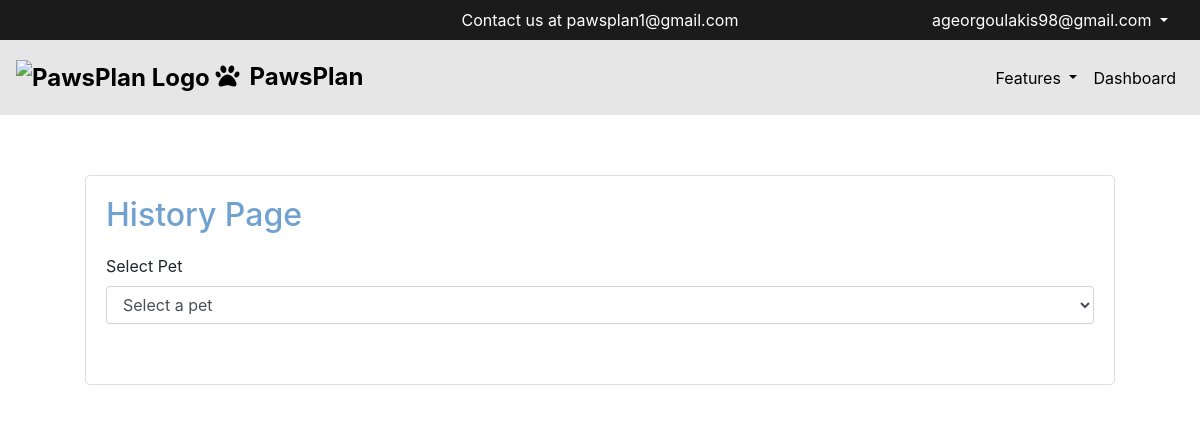
Page /history_page?pet_id=1 (signed in) on the earlier database version.
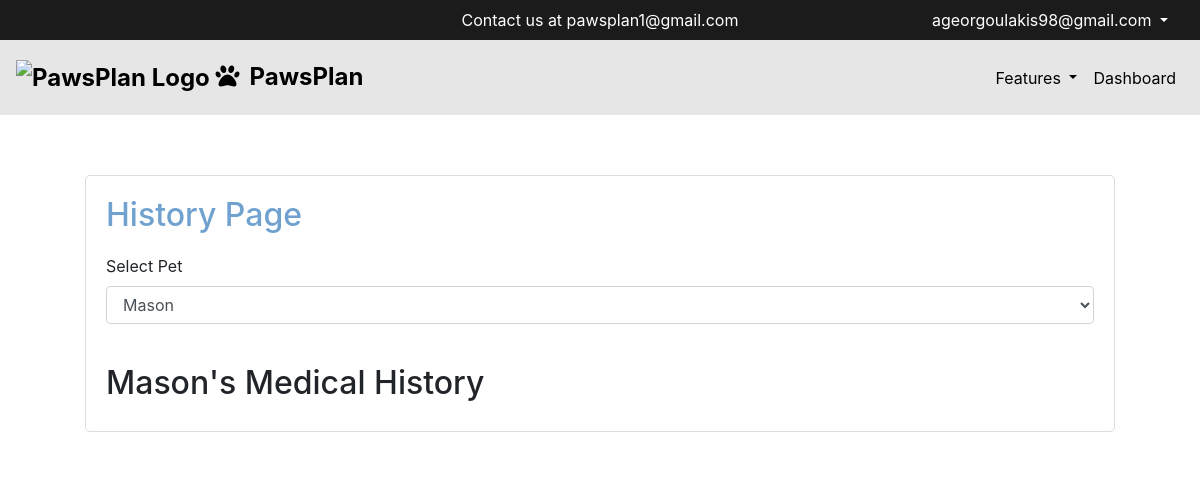
Same page on the later database version.
### app/models.py (models this page shows, shortened)
class Pet(db.Model):
    id = db.Column(db.Integer, primary_key=True)
    name = db.Column(db.String(100), nullable=False)
    gender = db.Column(db.String(6), nullable=False)
    breed = db.Column(db.String(100), nullable=False)
    age = db.Column(db.Integer, nullable=False)
    picture = db.Column(db.String(100), nullable=False)  # storing filename
    user_id = db.Column(db.Integer, db.ForeignKey('user.id'), nullable=False)
    histories = db.relationship('PetHistory', backref='pet', lazy=True)
    appointments = db.relationship('VetAppointment', backref='pet', lazy=True)
    vaccine_records = db.relationship('VaccineRecord', backref='pet', lazy=True)
    feeding_schedules = db.relationship('FeedingSchedule', backref='pet', lazy=True)

### app/routes.py (the view)
@bp.route("/history_page", methods=['GET', 'POST'])
@login_required
def history_page():
    pets = Pet.query.filter_by(user_id=current_user.id).all()
    selected_pet = None
    history_events = []
    if request.method == 'POST' or (request.method == 'GET' and request.args.get('pet_id')):
        pet_id = request.form.get('pet') if request.method == 'POST' else request.args.get('pet_id')
        if pet_id:
            selected_pet = Pet.query.get(int(pet_id))
            if selected_pet and selected_pet.owner == current_user:
                history_events = PetHistory.query.filter_by(pet_id=selected_pet.id).all()
                for event in history_events:
                    event.formatted_date = event.event_date.strftime('%A, %B %d, %Y')
                    event.formatted_time = event.event_time.strftime('%I:%M %p')
    return render_template('history_page.html', pets=pets, selected_pet=selected_pet, history_events=history_events)

### app/models.py (called while the page is built)
@login_manager.user_loader
def load_user(user_id):
    return User.query.get(int(user_id))

### app/templates/history_page.html (shortened to what this page needs)
{% extends "base.html" %}
{% block content %}
<div class="main-content-container">
    <div class="main-content">
        <div class="history-container">
            <h1>History Page</h1>
            <form method="post" id="pet-select-form">
                <div class="form-group">
                    <label for="pet">Select Pet</label>
                    <select name="pet" id="pet" class="form-control" onchange="document.getElementById('pet-select-form').submit();">
                        <option value="" disabled selected>Select a pet</option>
                        {% for pet in pets %}
                            <option value="{{ pet.id }}" {% if selected_pet and selected_pet.id == pet.id %}selected{% endif %}>{{ pet.name }}</option>
                        {% endfor %}
                    </select>
                </div>
            </form>
            <div class="history-events">
                {% if selected_pet %}
                    <h2>{{ selected_pet.name }}'s Medical History</h2>
                {% endif %}
            </div>
        </div>
    </div>
</div>
{% endblock %}

Differences in the rows shown:
added Pet: name "Mason"
Other differences:
form field pet: "Select a pet" → "Mason"
text now shown: "'s Medical History"
